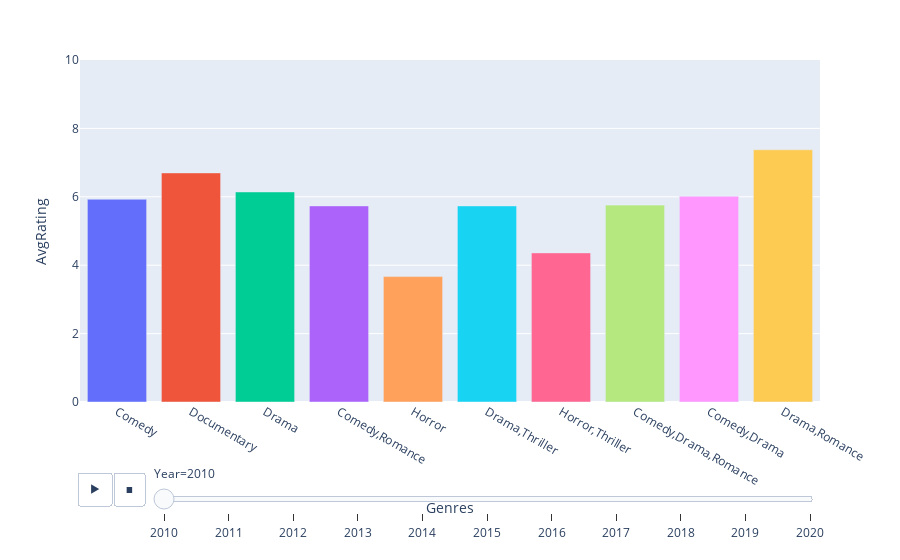

The code cell stored with this chart in its notebook:
### Code cell
fig=px.bar(table,x='Genres', y='AvgRating', animation_frame='Year', animation_group='Genres', color='Genres', hover_name='Genres', range_y=[0,10])
fig.update_layout(showlegend=False)
fig.show()

### Figure 1 — Plotly figure (JSON) as saved in the notebook; plotly's stock layout.template omitted (floating-point values rounded to 4 significant figures)
{"data": [{"alignmentgroup": "True", "hovertemplate": "<b>%{hovertext}</b><br><br>Genres=%{x}<br>Year=2010<br>AvgRating=%{y}<extra></extra>", "hovertext": ["Comedy", "Comedy", "Comedy", "Comedy", "Comedy", "Comedy", "Comedy", "Comedy", "Comedy", "Comedy", "Comedy", "Comedy", "Comedy", "Comedy", "Comedy", "Comedy", "Comedy", "Comedy", "Comedy", "Comedy", "Comedy", "Comedy", "Comedy", "Comedy", "Comedy", "Comedy", "Comedy", "Comedy", "Comedy", "Comedy", "Comedy", "Comedy", "Comedy", "Comedy", "Comedy", "Comedy", "Comedy", "Comedy", "Comedy", "Comedy"], "ids": ["Comedy", "Comedy", "Comedy", "Comedy", "Comedy", "Comedy", "Comedy", "Comedy", "Comedy", "Comedy", "Comedy", "Comedy", "Comedy", "Comedy", "Comedy", "Comedy", "Comedy", "Comedy", "Comedy", "Comedy", "Comedy", "Comedy", "Comedy", "Comedy", "Comedy", "Comedy", "Comedy", "Comedy", "Comedy", "Comedy", "Comedy", "Comedy", "Comedy", "Comedy", "Comedy", "Comedy", "Comedy", "Comedy", "Comedy", "Comedy"], "legendgroup": "Comedy", "marker": {"color": "#636efa"}, "name": "Comedy", "offsetgroup": "Comedy", "orientation": "v", "showlegend": true, "textposition": "auto", "type": "bar", "x": ["Comedy", "Comedy", "Comedy", "Comedy", "Comedy", "Comedy", "Comedy", "Comedy", "Comedy", "Comedy", "Comedy", "Comedy", "Comedy", "Comedy", "Comedy", "Comedy", "Comedy", "Comedy", "Comedy", "Comedy", "Comedy", "Comedy", "Comedy", "Comedy", "Comedy", "Comedy", "Comedy", "Comedy", "Comedy", "Comedy", "Comedy", "Comedy", "Comedy", "Comedy", "Comedy", "Comedy", "Comedy", "Comedy", "Comedy", "Comedy"], "xaxis": "x", "y": [5.927, 5.927, 5.927, 5.927, 5.927, 5.927, 5.927, 5.927, 5.927, 5.927, 5.927, 5.927, 5.927, 5.927, 5.927, 5.927, 5.927, 5.927, 5.927, 5.927, 5.927, 5.927, 5.927, 5.927, 5.927, 5.927, 5.927, 5.927, 5.927, 5.927, 5.927, 5.927, 5.927, 5.927, 5.927, 5.927, 5.927, 5.927, 5.927, 5.927], "yaxis": "y"}, {"alignmentgroup": "True", "hovertemplate": "<b>%{hovertext}</b><br><br>Genres=%{x}<br>Year=2010<br>AvgRating=%{y}<extra></extra>", "hovertext": ["Documentary", "Documentary", "Documentary", "Documentary", "Documentary", "Documentary", "Documentary", "Documentary", "Documentary", "Documentary", "Documentary", "Documentary", "Documentary", "Documentary", "Documentary", "Documentary", "Documentary", "Documentary", "Documentary", "Documentary", "Documentary", "Documentary", "Documentary", "Documentary", "Documentary", "Documentary", "Documentary", "Documentary", "Documentary", "Documentary", "Documentary", "Documentary", "Documentary", "Documentary", "Documentary", "Documentary", "Documentary", "Documentary", "Documentary", "Documentary", "Documentary", "Documentary", "Documentary", "Documentary", "Documentary", "Documentary", "Documentary", "Documentary", "Documentary", "Documentary", "Documentary", "Documentary", "Documentary", "Documentary", "Documentary", "Documentary"], "ids": ["Documentary", "Documentary", "Documentary", "Documentary", "Documentary", "Documentary", "Documentary", "Documentary", "Documentary", "Documentary", "Documentary", "Documentary", "Documentary", "Documentary", "Documentary", "Documentary", "Documentary", "Documentary", "Documentary", "Documentary", "Documentary", "Documentary", "Documentary", "Documentary", "Documentary", "Documentary", "Documentary", "Documentary", "Documentary", "Documentary", "Documentary", "Documentary", "Documentary", "Documentary", "Documentary", "Documentary", "Documentary", "Documentary", "Documentary", "Documentary", "Documentary", "Documentary", "Documentary", "Documentary", "Documentary", "Documentary", "Documentary", "Documentary", "Documentary", "Documentary", "Documentary", "Documentary", "Documentary", "Documentary", "Documentary", "Documentary"], "legendgroup": "Documentary", "marker": {"color": "#EF553B"}, "name": "Documentary", "offsetgroup": "Documentary", "orientation": "v", "showlegend": true, "textposition": "auto", "type": "bar", "x": ["Documentary", "Documentary", "Documentary", "Documentary", "Documentary", "Documentary", "Documentary", "Documentary", "Documentary", "Documentary", "Documentary", "Documentary", "Documentary", "Documentary", "Documentary", "Documentary", "Documentary", "Documentary", "Documentary", "Documentary", "Documentary", "Documentary", "Documentary", "Documentary", "Documentary", "Documentary", "Documentary", "Documentary", "Documentary", "Documentary", "Documentary", "Documentary", "Documentary", "Documentary", "Documentary", "Documentary", "Documentary", "Documentary", "Documentary", "Documentary", "Documentary", "Documentary", "Documentary", "Documentary", "Documentary", "Documentary", "Documentary", "Documentary", "Documentary", "Documentary", "Documentary", "Documentary", "Documentary", "Documentary", "Documentary", "Documentary"], "xaxis": "x", "y": [6.698, 6.698, 6.698, 6.698, 6.698, 6.698, 6.698, 6.698, 6.698, 6.698, 6.698, 6.698, 6.698, 6.698, 6.698, 6.698, 6.698, 6.698, 6.698, 6.698, 6.698, 6.698, 6.698, 6.698, 6.698, 6.698, 6.698, 6.698, 6.698, 6.698, 6.698, 6.698, 6.698, 6.698, 6.698, 6.698, 6.698, 6.698, 6.698, 6.698, 6.698, 6.698, 6.698, 6.698, 6.698, 6.698, 6.698, 6.698, 6.698, 6.698, 6.698, 6.698, 6.698, 6.698, 6.698, 6.698], "yaxis": "y"}, {"alignmentgroup": "True", "hovertemplate": "<b>%{hovertext}</b><br><br>Genres=%{x}<br>Year=2010<br>AvgRating=%{y}<extra></extra>", "hovertext": ["Drama", "Drama", "Drama", "Drama", "Drama", "Drama", "Drama", "Drama", "Drama", "Drama", "Drama", "Drama", "Drama", "Drama", "Drama", "Drama", "Drama", "Drama", "Drama", "Drama", "Drama", "Drama", "Drama", "Drama", "Drama", "Drama", "Drama", "Drama", "Drama", "Drama", "Drama", "Drama", "Drama", "Drama", "Drama", "Drama", "Drama", "Drama", "Drama", "Drama", "Drama", "Drama", "Drama"], "ids": ["Drama", "Drama", "Drama", "Drama", "Drama", "Drama", "Drama", "Drama", "Drama", "Drama", "Drama", "Drama", "Drama", "Drama", "Drama", "Drama", "Drama", "Drama", "Drama", "Drama", "Drama", "Drama", "Drama", "Drama", "Drama", "Drama", "Drama", "Drama", "Drama", "Drama", "Drama", "Drama", "Drama", "Drama", "Drama", "Drama", "Drama", "Drama", "Drama", "Drama", "Drama", "Drama", "Drama"], "legendgroup": "Drama", "marker": {"color": "#00cc96"}, "name": "Drama", "offsetgroup": "Drama", "orientation": "v", "showlegend": true, "textposition": "auto", "type": "bar", "x": ["Drama", "Drama", "Drama", "Drama", "Drama", "Drama", "Drama", "Drama", "Drama", "Drama", "Drama", "Drama", "Drama", "Drama", "Drama", "Drama", "Drama", "Drama", "Drama", "Drama", "Drama", "Drama", "Drama", "Drama", "Drama", "Drama", "Drama", "Drama", "Drama", "Drama", "Drama", "Drama", "Drama", "Drama", "Drama", "Drama", "Drama", "Drama", "Drama", "Drama", "Drama", "Drama", "Drama"], "xaxis": "x", "y": [6.142, 6.142, 6.142, 6.142, 6.142, 6.142, 6.142, 6.142, 6.142, 6.142, 6.142, 6.142, 6.142, 6.142, 6.142, 6.142, 6.142, 6.142, 6.142, 6.142, 6.142, 6.142, 6.142, 6.142, 6.142, 6.142, 6.142, 6.142, 6.142, 6.142, 6.142, 6.142, 6.142, 6.142, 6.142, 6.142, 6.142, 6.142, 6.142, 6.142, 6.142, 6.142, 6.142], "yaxis": "y"}, {"alignmentgroup": "True", "hovertemplate": "<b>%{hovertext}</b><br><br>Genres=%{x}<br>Year=2010<br>AvgRating=%{y}<extra></extra>", "hovertext": ["Comedy,Romance", "Comedy,Romance", "Comedy,Romance", "Comedy,Romance", "Comedy,Romance", "Comedy,Romance", "Comedy,Romance", "Comedy,Romance", "Comedy,Romance", "Comedy,Romance", "Comedy,Romance", "Comedy,Romance"], "ids": ["Comedy,Romance", "Comedy,Romance", "Comedy,Romance", "Comedy,Romance", "Comedy,Romance", "Comedy,Romance", "Comedy,Romance", "Comedy,Romance", "Comedy,Romance", "Comedy,Romance", "Comedy,Romance", "Comedy,Romance"], "legendgroup": "Comedy,Romance", "marker": {"color": "#ab63fa"}, "name": "Comedy,Romance", "offsetgroup": "Comedy,Romance", "orientation": "v", "showlegend": true, "textposition": "auto", "type": "bar", "x": ["Comedy,Romance", "Comedy,Romance", "Comedy,Romance", "Comedy,Romance", "Comedy,Romance", "Comedy,Romance", "Comedy,Romance", "Comedy,Romance", "Comedy,Romance", "Comedy,Romance", "Comedy,Romance", "Comedy,Romance"], "xaxis": "x", "y": [5.733, 5.733, 5.733, 5.733, 5.733, 5.733, 5.733, 5.733, 5.733, 5.733, 5.733, 5.733], "yaxis": "y"}, {"alignmentgroup": "True", "hovertemplate": "<b>%{hovertext}</b><br><br>Genres=%{x}<br>Year=2010<br>AvgRating=%{y}<extra></extra>", "hovertext": ["Horror", "Horror", "Horror", "Horror", "Horror", "Horror", "Horror", "Horror", "Horror", "Horror", "Horror", "Horror"], "ids": ["Horror", "Horror", "Horror", "Horror", "Horror", "Horror", "Horror", "Horror", "Horror", "Horror", "Horror", "Horror"], "legendgroup": "Horror", "marker": {"color": "#FFA15A"}, "name": "Horror", "offsetgroup": "Horror", "orientation": "v", "showlegend": true, "textposition": "auto", "type": "bar", "x": ["Horror", "Horror", "Horror", "Horror", "Horror", "Horror", "Horror", "Horror", "Horror", "Horror", "Horror", "Horror"], "xaxis": "x", "y": [3.667, 3.667, 3.667, 3.667, 3.667, 3.667, 3.667, 3.667, 3.667, 3.667, 3.667, 3.667], "yaxis": "y"}, {"alignmentgroup": "True", "hovertemplate": "<b>%{hovertext}</b><br><br>Genres=%{x}<br>Year=2010<br>AvgRating=%{y}<extra></extra>", "hovertext": ["Drama,Thriller", "Drama,Thriller", "Drama,Thriller", "Drama,Thriller", "Drama,Thriller", "Drama,Thriller", "Drama,Thriller", "Drama,Thriller", "Drama,Thriller"], "ids": ["Drama,Thriller", "Drama,Thriller", "Drama,Thriller", "Drama,Thriller", "Drama,Thriller", "Drama,Thriller", "Drama,Thriller", "Drama,Thriller", "Drama,Thriller"], "legendgroup": "Drama,Thriller", "marker": {"color": "#19d3f3"}, "name": "Drama,Thriller", "offsetgroup": "Drama,Thriller", "orientation": "v", "showlegend": true, "textposition": "auto", "type": "bar", "x": ["Drama,Thriller", "Drama,Thriller", "Drama,Thriller", "Drama,Thriller", "Drama,Thriller", "Drama,Thriller", "Drama,Thriller", "Drama,Thriller", "Drama,Thriller"], "xaxis": "x", "y": [5.733, 5.733, 5.733, 5.733, 5.733, 5.733, 5.733, 5.733, 5.733], "yaxis": "y"}, {"alignmentgroup": "True", "hovertemplate": "<b>%{hovertext}</b><br><br>Genres=%{x}<br>Year=2010<br>AvgRating=%{y}<extra></extra>", "hovertext": ["Horror,Thriller", "Horror,Thriller", "Horror,Thriller", "Horror,Thriller", "Horror,Thriller", "Horror,Thriller", "Horror,Thriller", "Horror,Thriller", "Horror,Thriller", "Horror,Thriller", "Horror,Thriller", "Horror,Thriller", "Horror,Thriller", "Horror,Thriller", "Horror,Thriller"], "ids": ["Horror,Thriller", "Horror,Thriller", "Horror,Thriller", "Horror,Thriller", "Horror,Thriller", "Horror,Thriller", "Horror,Thriller", "Horror,Thriller", "Horror,Thriller", "Horror,Thriller", "Horror,Thriller", "Horror,Thriller", "Horror,Thriller", "Horror,Thriller", "Horror,Thriller"], "legendgroup": "Horror,Thriller", "marker": {"color": "#FF6692"}, "name": "Horror,Thriller", "offsetgroup": "Horror,Thriller", "orientation": "v", "showlegend": true, "textposition": "auto", "type": "bar", "x": ["Horror,Thriller", "Horror,Thriller", "Horror,Thriller", "Horror,Thriller", "Horror,Thriller", "Horror,Thriller", "Horror,Thriller", "Horror,Thriller", "Horror,Thriller", "Horror,Thriller", "Horror,Thriller", "Horror,Thriller", "Horror,Thriller", "Horror,Thriller", "Horror,Thriller"], "xaxis": "x", "y": [4.36, 4.36, 4.36, 4.36, 4.36, 4.36, 4.36, 4.36, 4.36, 4.36, 4.36, 4.36, 4.36, 4.36, 4.36], "yaxis": "y"}, {"alignmentgroup": "True", "hovertemplate": "<b>%{hovertext}</b><br><br>Genres=%{x}<br>Year=2010<br>AvgRating=%{y}<extra></extra>", "hovertext": ["Comedy,Drama,Romance", "Comedy,Drama,Romance", "Comedy,Drama,Romance", "Comedy,Drama,Romance", "Comedy,Drama,Romance", "Comedy,Drama,Romance", "Comedy,Drama,Romance", "Comedy,Drama,Romance", "Comedy,Drama,Romance", "Comedy,Drama,Romance", "Comedy,Drama,Romance", "Comedy,Drama,Romance", "Comedy,Drama,Romance", "Comedy,Drama,Romance"], "ids": ["Comedy,Drama,Romance", "Comedy,Drama,Romance", "Comedy,Drama,Romance", "Comedy,Drama,Romance", "Comedy,Drama,Romance", "Comedy,Drama,Romance", "Comedy,Drama,Romance", "Comedy,Drama,Romance", "Comedy,Drama,Romance", "Comedy,Drama,Romance", "Comedy,Drama,Romance", "Comedy,Drama,Romance", "Comedy,Drama,Romance", "Comedy,Drama,Romance"], "legendgroup": "Comedy,Drama,Romance", "marker": {"color": "#B6E880"}, "name": "Comedy,Drama,Romance", "offsetgroup": "Comedy,Drama,Romance", "orientation": "v", "showlegend": true, "textposition": "auto", "type": "bar", "x": ["Comedy,Drama,Romance", "Comedy,Drama,Romance", "Comedy,Drama,Romance", "Comedy,Drama,Romance", "Comedy,Drama,Romance", "Comedy,Drama,Romance", "Comedy,Drama,Romance", "Comedy,Drama,Romance", "Comedy,Drama,Romance", "Comedy,Drama,Romance", "Comedy,Drama,Romance", "Comedy,Drama,Romance", "Comedy,Drama,Romance", "Comedy,Drama,Romance"], "xaxis": "x", "y": [5.757, 5.757, 5.757, 5.757, 5.757, 5.757, 5.757, 5.757, 5.757, 5.757, 5.757, 5.757, 5.757, 5.757], "yaxis": "y"}, {"alignmentgroup": "True", "hovertemplate": "<b>%{hovertext}</b><br><br>Genres=%{x}<br>Year=2010<br>AvgRating=%{y}<extra></extra>", "hovertext": ["Comedy,Drama", "Comedy,Drama", "Comedy,Drama", "Comedy,Drama", "Comedy,Drama", "Comedy,Drama", "Comedy,Drama", "Comedy,Drama", "Comedy,Drama", "Comedy,Drama", "Comedy,Drama", "Comedy,Drama", "Comedy,Drama", "Comedy,Drama", "Comedy,Drama"], "ids": ["Comedy,Drama", "Comedy,Drama", "Comedy,Drama", "Comedy,Drama", "Comedy,Drama", "Comedy,Drama", "Comedy,Drama", "Comedy,Drama", "Comedy,Drama", "Comedy,Drama", "Comedy,Drama", "Comedy,Drama", "Comedy,Drama", "Comedy,Drama", "Comedy,Drama"], "legendgroup": "Comedy,Drama", "marker": {"color": "#FF97FF"}, "name": "Comedy,Drama", "offsetgroup": "Comedy,Drama", "orientation": "v", "showlegend": true, "textposition": "auto", "type": "bar", "x": ["Comedy,Drama", "Comedy,Drama", "Comedy,Drama", "Comedy,Drama", "Comedy,Drama", "Comedy,Drama", "Comedy,Drama", "Comedy,Drama", "Comedy,Drama", "Comedy,Drama", "Comedy,Drama", "Comedy,Drama", "Comedy,Drama", "Comedy,Drama", "Comedy,Drama"], "xaxis": "x", "y": [6.013, 6.013, 6.013, 6.013, 6.013, 6.013, 6.013, 6.013, 6.013, 6.013, 6.013, 6.013, 6.013, 6.013, 6.013], "yaxis": "y"}, {"alignmentgroup": "True", "hovertemplate": "<b>%{hovertext}</b><br><br>Genres=%{x}<br>Year=2010<br>AvgRating=%{y}<extra></extra>", "hovertext": ["Drama,Romance", "Drama,Romance", "Drama,Romance", "Drama,Romance"], "ids": ["Drama,Romance", "Drama,Romance", "Drama,Romance", "Drama,Romance"], "legendgroup": "Drama,Romance", "marker": {"color": "#FECB52"}, "name": "Drama,Romance", "offsetgroup": "Drama,Romance", "orientation": "v", "showlegend": true, "textposition": "auto", "type": "bar", "x": ["Drama,Romance", "Drama,Romance", "Drama,Romance", "Drama,Romance"], "xaxis": "x", "y": [7.375, 7.375, 7.375, 7.375], "yaxis": "y"}], "layout": {"barmode": "relative", "legend": {"title": {"text": "Genres"}, "tracegroupgap": 0}, "margin": {"t": 60}, "showlegend": false, "sliders": [{"active": 0, "currentvalue": {"prefix": "Year="}, "len": 0.9, "pad": {"b": 10, "t": 60}, "steps": [{"args": [["2010"], {"frame": {"duration": 0, "redraw": true}, "fromcurrent": true, "mode": "immediate", "transition": {"duration": 0, "easing": "linear"}}], "label": "2010", "method": "animate"}, {"args": [["2011"], {"frame": {"duration": 0, "redraw": true}, "fromcurrent": true, "mode": "immediate", "transition": {"duration": 0, "easing": "linear"}}], "label": "2011", "method": "animate"}, {"args": [["2012"], {"frame": {"duration": 0, "redraw": true}, "fromcurrent": true, "mode": "immediate", "transition": {"duration": 0, "easing": "linear"}}], "label": "2012", "method": "animate"}, {"args": [["2013"], {"frame": {"duration": 0, "redraw": true}, "fromcurrent": true, "mode": "immediate", "transition": {"duration": 0, "easing": "linear"}}], "label": "2013", "method": "animate"}, {"args": [["2014"], {"frame": {"duration": 0, "redraw": true}, "fromcurrent": true, "mode": "immediate", "transition": {"duration": 0, "easing": "linear"}}], "label": "2014", "method": "animate"}, {"args": [["2015"], {"frame": {"duration": 0, "redraw": true}, "fromcurrent": true, "mode": "immediate", "transition": {"duration": 0, "easing": "linear"}}], "label": "2015", "method": "animate"}, {"args": [["2016"], {"frame": {"duration": 0, "redraw": true}, "fromcurrent": true, "mode": "immediate", "transition": {"duration": 0, "easing": "linear"}}], "label": "2016", "method": "animate"}, {"args": [["2017"], {"frame": {"duration": 0, "redraw": true}, "fromcurrent": true, "mode": "immediate", "transition": {"duration": 0, "easing": "linear"}}], "label": "2017", "method": "animate"}, {"args": [["2018"], {"frame": {"duration": 0, "redraw": true}, "fromcurrent": true, "mode": "immediate", "transition": {"duration": 0, "easing": "linear"}}], "label": "2018", "method": "animate"}, {"args": [["2019"], {"frame": {"duration": 0, "redraw": true}, "fromcurrent": true, "mode": "immediate", "transition": {"duration": 0, "easing": "linear"}}], "label": "2019", "method": "animate"}, {"args": [["2020"], {"frame": {"duration": 0, "redraw": true}, "fromcurrent": true, "mode": "immediate", "transition": {"duration": 0, "easing": "linear"}}], "label": "2020", "method": "animate"}], "x": 0.1, "xanchor": "left", "y": 0, "yanchor": "top"}], "updatemenus": [{"buttons": [{"args": [null, {"frame": {"duration": 500, "redraw": true}, "fromcurrent": true, "mode": "immediate", "transition": {"duration": 500, "easing": "linear"}}], "label": "&#9654;", "method": "animate"}, {"args": [[null], {"frame": {"duration": 0, "redraw": true}, "fromcurrent": true, "mode": "immediate", "transition": {"duration": 0, "easing": "linear"}}], "label": "&#9724;", "method": "animate"}], "direction": "left", "pad": {"r": 10, "t": 70}, "showactive": false, "type": "buttons", "x": 0.1, "xanchor": "right", "y": 0, "yanchor": "top"}], "xaxis": {"anchor": "y", "categoryarray": ["Comedy", "Documentary", "Drama", "Comedy,Romance", "Horror", "Drama,Thriller", "Horror,Thriller", "Comedy,Drama,Romance", "Comedy,Drama", "Drama,Romance"], "categoryorder": "array", "domain": [0, 1], "title": {"text": "Genres"}}, "yaxis": {"anchor": "x", "domain": [0, 1], "range": [0, 10], "title": {"text": "AvgRating"}}}}
